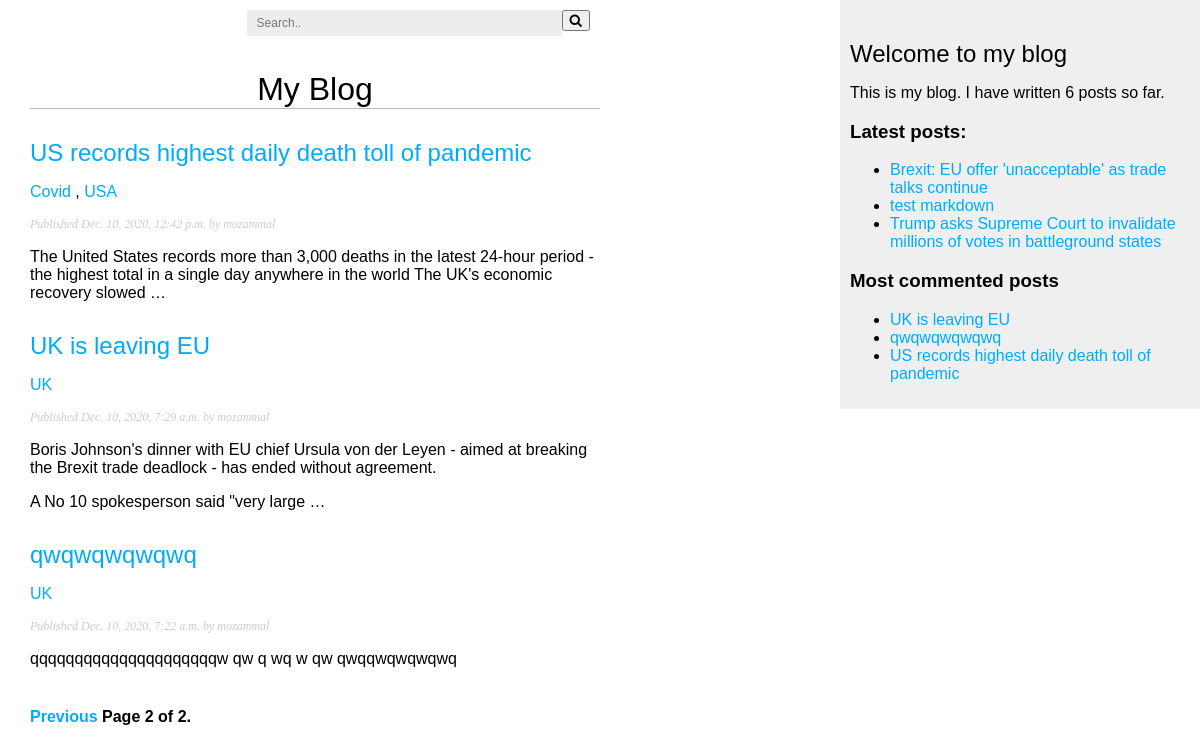
Screenshot of /blog/?page=2 with the database file from the repository.
### blog/models.py (models this page shows, shortened)
class Post(models.Model):
    STATUS_CHOICES = (
        ("draft", "Draft"),
        ("published", "Published"),
    )
    title = models.CharField(max_length=250)
    slug = models.SlugField(max_length=250, unique_for_date="publish")
    author = models.ForeignKey(
        User, on_delete=models.CASCADE, related_name="blog_posts"
    )
    body = models.TextField()
    publish = models.DateTimeField(default=timezone.now)
    created = models.DateTimeField(auto_now_add=True)
    updated = models.DateTimeField(auto_now=True)
    status = models.CharField(max_length=10, choices=STATUS_CHOICES, default="draft")
    objects = models.Manager()
    published = PublishedManager()
    tags = TaggableManager()
    def get_absolute_url(self):
        return reverse(
            "blog:post_detail",
            args=[self.publish.year, self.publish.month, self.publish.day, self.slug],
        )
    class Meta:
        ordering = ("-publish",)

### blog/views.py (the view)
# urls.py: path("", views.post_list, name="post_list"),
def post_list(request, tag_slug=None):
    object_list = Post.published.all()
    tag = None
    if tag_slug:
        tag = get_object_or_404(Tag, slug=tag_slug)
        object_list = object_list.filter(tags__in=[tag])
    paginator = Paginator(object_list, 3)  # 3 posts in each page
    page = request.GET.get("page")
    try:
        posts = paginator.page(page)
    except PageNotAnInteger:
        posts = paginator.page(1)
    except EmptyPage:
        posts = paginator.page(paginator.num_pages)
    return render(
        request, "blog/post/list.html", {"page": page, "posts": posts, "tag": tag}
    )

### blog/models.py (called while the page is built)
    def get_queryset(self):
        return super().get_queryset().filter(status="published")

### blog/templatetags/blog_tags.py (called while the page is built)
@register.simple_tag
def total_posts():
    return Post.published.count()

@register.inclusion_tag("blog/post/latest_posts.html")
def show_latest_posts(count=5):
    lastest_posts = Post.published.order_by("-publish")[:count]
    return {"latest_posts": lastest_posts}

@register.simple_tag
def get_most_commented_posts(count=5):
    return Post.published.annotate(total_comments=Count("comments")).order_by(
        "-total_comments"
    )[:count]

@register.filter(name="markdown")
def markdown_format(text):
    return mark_safe(markdown.markdown(text))

### blog/templates/blog/post/list.html (shortened to what this page needs)
{% extends "blog/base.html" %}
{% load blog_tags %}
{% block content %}
  <h1>My Blog</h1>
  {% for post in posts %}
    <h2>
      <a href="{{ post.get_absolute_url }}">
        {{ post.title }}
      </a>
    </h2>
    <p class="tags">
      {% for tag in post.tags.all %}
        <a href="{% url "blog:post_list_by_tag" tag.slug %}">
          {{ tag.name }}
        </a>
        {% if not forloop.last %}, {% endif %}
      {% endfor %}
    </p>
    <p class="date">
      Published {{ post.publish }} by {{ post.author }}
    </p>
    {{ post.body|markdown|truncatewords_html:30 }}
  {% endfor %}
  {% include "pagination.html" with page=posts %}
{% endblock %}

### blog/templates/blog/base.html (shortened to what this page needs)
{% load blog_tags %}
{% load static %}
<!DOCTYPE html>
<html>
<head>
  <link rel="stylesheet" href="https://cdnjs.cloudflare.com/ajax/libs/font-awesome/4.7.0/css/font-awesome.min.css">
  <link href="{% static "css/blog.css" %}" rel="stylesheet">
</head>
<body>
  <div id="content">
    <div id="search-box">
    <form action="{% url  "blog:post_search" %}" method="POST">
      <input type="text" placeholder="Search.." name="q" size="40">
      <button type="submit"><i class="fa fa-search"></i></button>
    </form>
  </div>
    {% block content %}
    {% endblock %}
  </div>
  <div id="sidebar">
    <h2>Welcome to my blog</h2>
    <p> This is my blog. I have written {% total_posts %} posts so far. </p>
    <h3>Latest posts:</h3>
    {% show_latest_posts 3 %}
    <h3>Most commented posts</h3>
    {% get_most_commented_posts 3 as most_commented_posts %}
    <ul>
      {% for post in most_commented_posts %}
        <li>
          <a href="{{ post.get_absolute_url }}">{{ post.title }}</a>
        </li>
      {% endfor %}
    </ul>
  </div>
</body>
</html>

### blog/templates/blog/post/latest_posts.html
<ul>
    {% for post in latest_posts %}
      <li>
        <a href="{{ post.get_absolute_url }}">{{ post.title }}</a>
      </li>
    {% endfor %}
  </ul>

### blog/static/css/blog.css (style rules this page uses)
body { margin:0; padding:0; font-family:helvetica, sans-serif; }
a { color:#00abff; text-decoration:none; }
h1 { font-weight:normal; border-bottom:1px solid #bbb; text-align: center; padding-top: 50px; }
h2 { font-weight:normal; margin:30px 0 0; }
#content { float:left; width:50%; padding:0 0 0 30px; }
#sidebar { float:right; width:30%; padding:10px; background:#efefef; height:100%; }
#search-box { float: right; padding: 10px; }
p.date { color:#ccc; font-family: georgia, serif; font-size: 12px; font-style: italic; }
input, textarea { clear:both; float:left; margin:0 0 10px; background:#ededed; border:0; padding:6px 10px; font-size:12px; }
* { box-sizing: border-box; }

### rows the page displays
Post: title "US records highest daily death toll of pandemic", publish "Dec. 10, 2020, 12:42 p.m.", author "mozammal", body "The United States records more than 3,000 deaths in the latest 24-hour period - the highest total in a single day anywhere in the world The UK's economic recovery slowed …"
Tag: name "Covid"
Tag: name "USA"
Post: title "UK is leaving EU", publish "Dec. 10, 2020, 7:29 a.m.", author "mozammal", body "Boris Johnson's dinner with EU chief Ursula von der Leyen - aimed at breaking the Brexit trade deadlock - has ended without agreement. A No 10 spokesperson said \"very large …"
Tag: name "UK"
Post: title "qwqwqwqwqwq", publish "Dec. 10, 2020, 7:22 a.m.", author "mozammal", body "qqqqqqqqqqqqqqqqqqqqqw qw q wq w qw qwqqwqwqwqwq"
Post: title "Brexit: EU offer 'unacceptable' as trade talks continue"
Post: title "test markdown"
Post: title "Trump asks Supreme Court to invalidate millions of votes in battleground states"

### other values shown
{{ page.number }} "2"
{{ page.paginator.num_pages }} "2"
